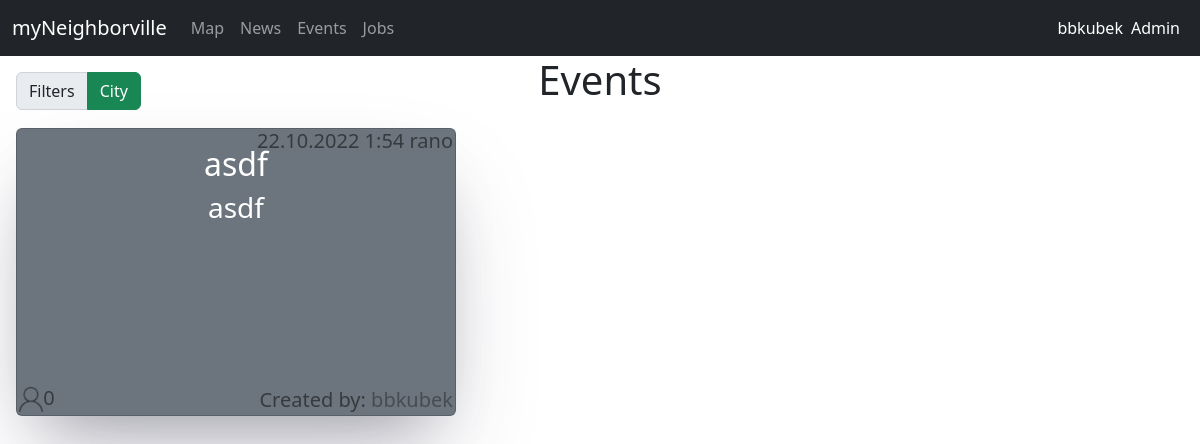
Page /events/ (signed in) on the earlier database version.
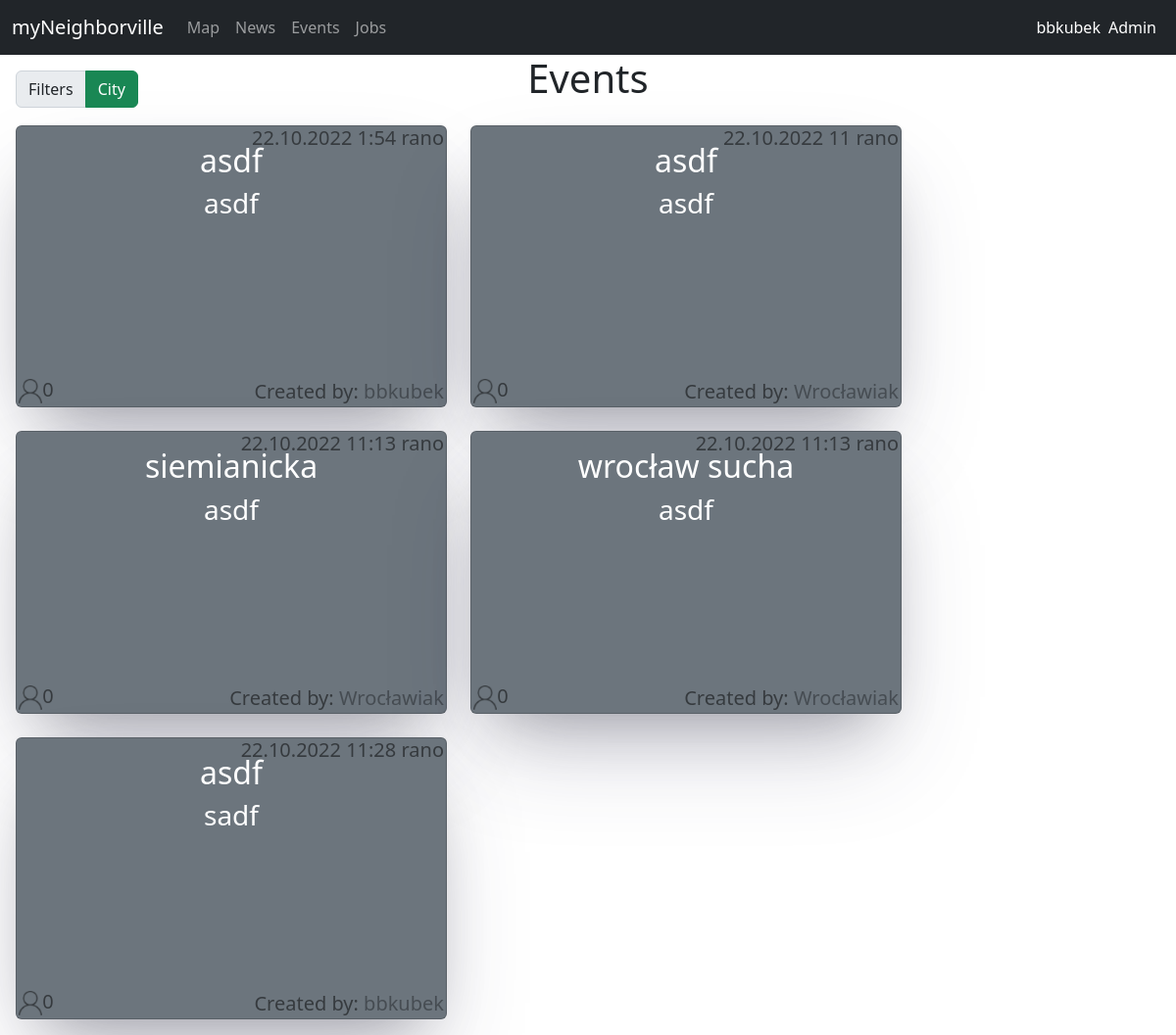
Same page on the later database version.
### website/models.py (models this page shows, shortened)
class Event(models.Model):
    userId = models.IntegerField()
    title = models.CharField(max_length=100)
    description = models.TextField(max_length=2000)
    dateStart = models.DateTimeField()
    dateEnd= models.DateTimeField()
    location = models.CharField(max_length=100)
    markerId = models.IntegerField(null=True, blank=True)
    participants = models.ManyToManyField(WebsiteUser)

class WebsiteUser(models.Model):
    user = models.OneToOneField(User, on_delete=models.CASCADE)
    location = models.CharField(max_length=100)
    def __str__(self):
        return self.user.username

### website/views.py (the view)
# urls.py: path('events/', views.events, name='events'),
@login_required
def events(request):
    users = WebsiteUser.objects.all()
    user = WebsiteUser.objects.get(id=request.user.id)
    events = Event.objects.all()
    userLocation = user.location.split(', ')[0]
    context = {
        'events': events,
        'users': users,
        'userLocation': userLocation,
    }
    return render(request, 'displayServices/events.html', context)

### templates/displayServices/events.html (shortened to what this page needs)
{% extends 'base.html' %}
{% load static %}
{% block main %}
<div class="filters p-3 position-absolute">
    <div class="input-group mb-3">
      <span class="filter input-group-text">Filters</span>
      <button type="submit" id="filter" class="btn btn-success">City</button>
    </div>
</div>
<span style="display: flex; align-items: center; justify-content: center;">
    <h1>Events</h1>
</span>
  <div class="events d-flex flex-wrap gap-2 p-2">
    {% for event in events %}
    <div onclick="location.href='/events/{{event.id}}';" class="{% if userLocation in event.location %}city{% else %}all{% endif %} event card text-center text-bg-secondary m-2" style="width: 27.5rem;">
      <div class="card-body">
        <h2>{{event.title}}</h2>
        <h3 class="description">{{event.description}}</h3>
        <h5 class="datestart">{{event.dateStart.day}}.{{event.dateStart.month}}.{{event.dateStart.year}} {{event.dateStart.time}}</h5>
        <h5 class="person_count"><img src="{% static 'images/person.png' %}" height=25>{{event.participants.count}}</h5>
        {% for user in users %}
        {% if user.id == event.userId %}
        <h5 class="createdby">Created by: <a class="link-dark text-decoration-none" href="/profile/{{user}}">{{user}}</a></h5>
        {% endif %}
        {% endfor %}
      </div>
    </div>
    {% endfor %}
  </div>
{% endblock %}

### templates/base.html (shortened to what this page needs)
{% load static %}
<!DOCTYPE html>
<html lang="en">
  <head>
    <link href="https://cdn.jsdelivr.net/npm/bootstrap@5.2.2/dist/css/bootstrap.min.css" rel="stylesheet">
    <link rel="stylesheet" href="https://use.fontawesome.com/releases/v5.3.1/css/all.css">
    <link rel="stylesheet" href="{% static 'css/base.css' %}">
  </head>
  <body>
    <nav class="navbar navbar-dark navbar-expand-lg bg-dark sticky-top">
      <div class="container-fluid">
        <a class="navbar-brand" href="/">myNeighborville</a>
        <div class="collapse navbar-collapse" id="navbarText">
          <ul class="navbar-nav me-auto mb-2 mb-lg-0">
            <li class="nav-item">
              <a class="nav-link" href="/map">Map</a>
            </li>
            <li class="nav-item">
              <a class="nav-link" href="/news">News</a>
            </li>
            <li class="nav-item">
              <a class="nav-link" href="/events">Events</a>
            </li>
            <li class="nav-item">
              <a class="nav-link" href="/jobs">Jobs</a>
            </li>
          </ul>
          <span class="navbar-text">
            {% if user.is_authenticated %}
            <div id="dropdown" class="position-relative">
              <button id="username" onclick="showPopUp()">{{user.username}}</button>
            </div>
            {% else %}
            <a class="nav-link" href="/login">Log In</a>
            {% endif %}
            {% if user.is_staff %}
          </span>
          <span class="navbar-text">
            <a class="nav-link mx-2" href="/admin">Admin</a>
          </span>
          {% endif %}
        </div>
      </div>
    </nav>
    <div class="base-kontener">{% block main %}{% endblock %}</div>
  </body>
</html>

### static/css/base.css (style rules this page uses)
* { margin: 0; padding: 0; box-sizing: border-box; }
#username { background-color: inherit; border: none; color: white; }

### templates/displayServices/events.html (style rules this page uses)
.event { max-height: 300px; overflow: hidden; box-shadow: rgba(50, 50, 93, 0.25) 0px 50px 100px -20px, rgba(0, 0, 0, 0.3) 0px 30px 60px -30px; transition: transform .3s ease-out; }
.createdby { position: absolute; bottom: -5px; right: 2px; opacity: 0.5; color: black; }
.datestart { position: absolute; top: 0px; right: 2px; opacity: 0.5; color: black; }
.description { height: 200px; overflow: hidden; }
.person_count { position: absolute; bottom: -5px; left: 2px; opacity: 0.5; color: black; }

Differences in the rows shown:
added Event: title "asdf", description "asdf", dateStart.day "22", dateStart.month "10", dateStart.year "2022", dateStart.time "11 rano", participants.count "0"
now on this page (row unchanged): WebsiteUser: user.username "Wrocławiak"
added Event: title "siemianicka", description "asdf", dateStart.day "22", dateStart.month "10", dateStart.year "2022", dateStart.time "11:13 rano", participants.count "0"
added Event: title "wrocław sucha", description "asdf", dateStart.day "22", dateStart.month "10", dateStart.year "2022", dateStart.time "11:13 rano", participants.count "0"
added Event: title "asdf", description "sadf", dateStart.day "22", dateStart.month "10", dateStart.year "2022", dateStart.time "11:28 rano", participants.count "0", WebsiteUser (user.username "bbkubek")
